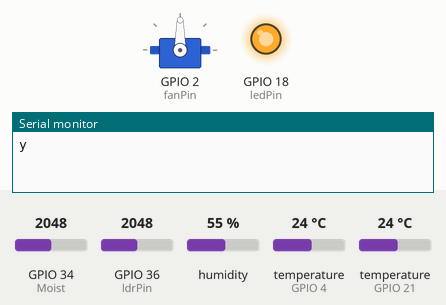
Recording of a sketch running on a simulated ESP32. On the bench: servo, output pins drawn as LEDs (lit = HIGH), the last lines printed to the serial monitor. Inputs (shaded band) come from the test bench; at power-on: GPIO 34 (Moist) = 2048, GPIO 36 (ldrPin) = 2048, humidity 55 %, temperature (sensors on GPIO 4, GPIO 21) 24 °C (analog values on the 0–4095 scale). WiFi joins after 1.5 s; servers stay silent unless stated.

Above: at 0.1 s.
At 1.7 s:
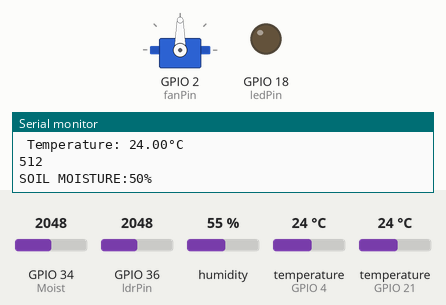
Timing chart, 0 to 3.2 s (numbered marks = the images above):
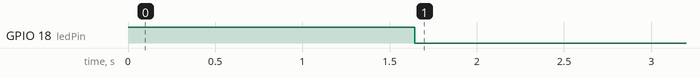

The sketch:

ESP32_GREENHOUSE_MONITOR_CONTROL_SYSTEM.ino
```cpp
#include "config.h"

//DHT11 SESNOR and COOLING FAN
#include<ESP32Servo.h>
#include "DHT.h"
#define temperatureCelsius
#define DHTTYPE DHT11
const int DHTPin = 21;
const int fanPin = 2;
DHT dht(DHTPin, DHTTYPE);
Servo myServo;

// set up the 'temperature' and 'humidity' feeds
AdafruitIO_Feed *temperature = io.feed("temperature");
AdafruitIO_Feed *humi = io.feed("humidity");

AdafruitIO_Feed *t = io.feed("tempControl");
AdafruitIO_Feed *h = io.feed("humiControl");

//LDR SENSOR
const int ledPin = 18;
const int ldrPin = A0;
int sensorValue;
int threshold_value = 500;

AdafruitIO_Feed *intensity = io.feed("lightIntensity");
AdafruitIO_Feed *ldr = io.feed("ldrControl");

//SOIL MOISTURE SENSOR
const int Moist = 34;
int out_moist=0;

AdafruitIO_Feed *moisture = io.feed("soilmoisture");


//DS18B20 SENSOR
#include <OneWire.h>
#include <DallasTemperature.h>

// GPIO where the DS18B20 is connected to
const int oneWireBus = 4;

// OneWire instance to communicate with any OneWire devices
OneWire oneWire(oneWireBus);

// Passing oneWire reference to Dallas Temperature.
DallasTemperature sensors(&oneWire);


AdafruitIO_Feed *soiltemp = io.feed("soiltemperature");

int threshold_temp=0, threshold_humi=0, threshold_ldr=0;

void setup() {

  // start the serial connection
  Serial.begin(115200);

  //DHT11 SENSOR AND COOLING FAN
  dht.begin();
  myServo.attach(fanPin);

  //LDR SENSOR AND SOIL MOISTURE
  analogReadResolution(10);
  pinMode(ldrPin, INPUT);
  pinMode(ledPin, OUTPUT);
  digitalWrite(ledPin, HIGH);

   //DS18B20
   //Start the DS18B20
  sensors.begin();

  // wait for serial monitor to open
  while(! Serial);
  WiFi.begin( WIFI_SSID ,WIFI_PASS);
  while(WiFi.status()!= WL_CONNECTED)
  {
    Serial.print("y");
    delay(500);
  }

  Serial.print("Connecting to Adafruit IO");
  io.connect();

  t->onMessage(CallBackOnTemperature);
  h->onMessage(CallBackOnHumidity);
  ldr->onMessage(CallBackOnIntensity);

  // wait for a connection
  while(io.status() < AIO_CONNECTED) {
    Serial.print(".");
    delay(500);
  }

  // we are connected
  Serial.println();
  Serial.println(io.statusText());

  t->get();
  h->get();
  ldr->get();

}

void loop() {

  io.run();

  Serial.println(String(threshold_temp)+ " " + String(threshold_humi)+" " + String(threshold_ldr));

  //DHT11 SENSOR AND COOLING FAN
  float tempC = dht.readTemperature();
  float tempF = dht.readTemperature(true);
  float humidity = dht.readHumidity();

  if (isnan(humidity) || isnan(tempC) ||isnan(tempF)) {
  Serial.println("Failed to read from DHT sensor! Check connections");
  return;
  }

  temperature->save(tempC);
  humi->save(humidity);

  if(tempC>threshold_temp || humidity>threshold_humi){
    while(tempC<=threshold_temp || humidity<=threshold_humi){
      myServo.write(180);
      delay(1000);
      myServo.write(0);
      delay(1000);
    }
  }

  Serial.print("Humidity: ");
  Serial.println(humidity);
  Serial.print(" Temperature: ");
  Serial.print(tempC);
  Serial.println("°C ");


  //LDR SENSOR
  sensorValue = analogRead(ldrPin); // read analog input pin 0
  sensorValue = 1024-sensorValue;
  Serial.println(sensorValue); // prints the value read


  intensity->save(sensorValue);

  if(sensorValue>threshold_ldr)
  {
    digitalWrite(ledPin, LOW);
  }
  else
  {
    digitalWrite(ledPin, HIGH);
  }


  //SOIL MOISTURE SENSOR
  out_moist= analogRead(Moist);
  out_moist= map(out_moist,0,1023,0,100);
  Serial.print("SOIL MOISTURE:");
  Serial.print(out_moist);
  Serial.println("%");

  moisture->save(out_moist);


  //DS18B20
  sensors.requestTemperatures();
  float temperatureC = sensors.getTempCByIndex(0);
  float temperatureF = sensors.getTempFByIndex(0);
  Serial.print(temperatureC);
  Serial.println("ºC");
  Serial.print(temperatureF);
  Serial.println("ºF");

  soiltemp->save(temperatureC);

  delay(20000);
}


// convert the data to integer
void CallBackOnTemperature(AdafruitIO_Data *data)
{
    threshold_temp = data->toInt();
}
void CallBackOnHumidity(AdafruitIO_Data *data)
{
    threshold_humi = data->toInt();
}
void CallBackOnIntensity(AdafruitIO_Data *data)
{
    threshold_ldr = data->toInt();
}
```

config.h
```cpp
#define IO_USERNAME "Username"
#define IO_KEY "key"

#define WIFI_SSID "wifi_id"
#define WIFI_PASS "wifi_password"

#include "AdafruitIO_WiFi.h"
AdafruitIO_WiFi io(IO_USERNAME, IO_KEY, WIFI_SSID, WIFI_PASS);
```

Measured:
- by itself, GPIO 18 (ledPin): HIGH → LOW at 1.6 s
